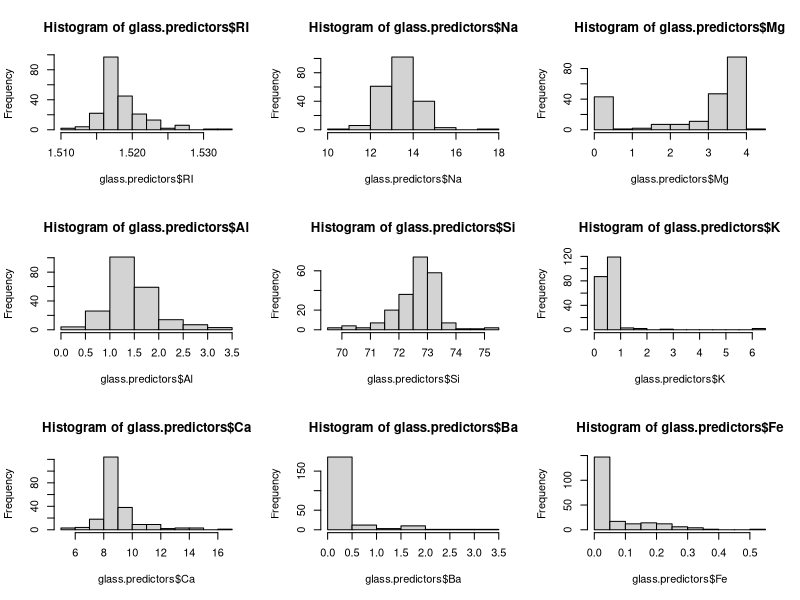
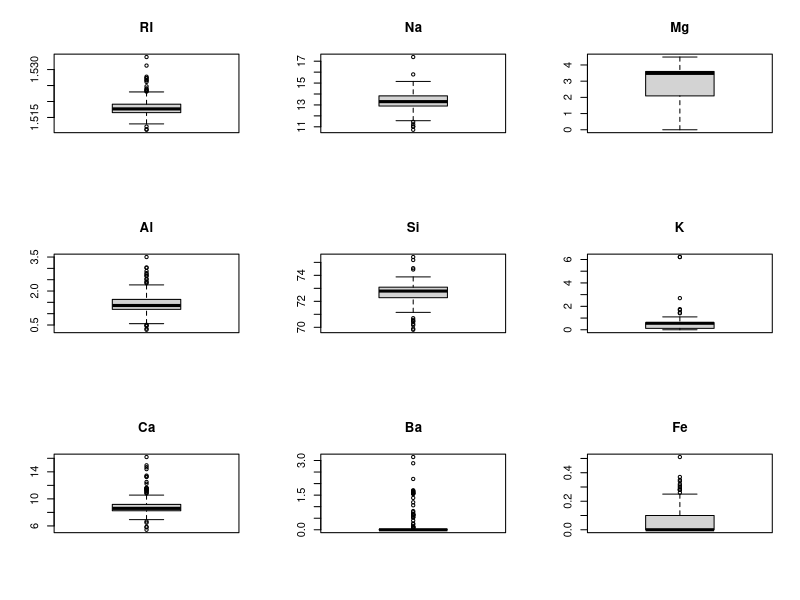
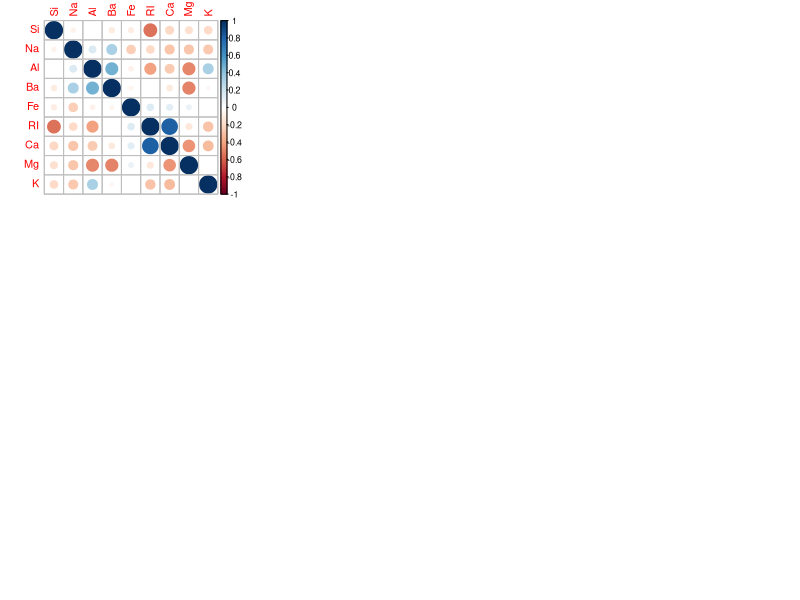

R code for these plots, in order:
## ---- chunk 1
knitr::opts_chunk$set(echo = TRUE)
## ---- chunk 2
library(mlbench)
data(Glass)
str(Glass)
## ---- chunk 3
head(Glass)
## ---- chunk 4
glass.predictors <- Glass[,-10]
## ---- chunk 5
library(e1071)
skewValues <- apply(glass.predictors, 2, skewness)
skewValues
## ---- chunk 6
par(mfrow = c(3,3))
hist(x = glass.predictors$RI)
hist(x = glass.predictors$Na)
hist(x = glass.predictors$Mg)
hist(x = glass.predictors$Al)
hist(x = glass.predictors$Si)
hist(x = glass.predictors$K)
hist(x = glass.predictors$Ca)
hist(x = glass.predictors$Ba)
hist(x = glass.predictors$Fe)
## ---- chunk 7
par(mfrow = c(3,3))
boxplot(x = glass.predictors$RI, main = "RI")
boxplot(x = glass.predictors$Na, main = "Na")
boxplot(x = glass.predictors$Mg, main = "Mg")
boxplot(x = glass.predictors$Al, main = "Al")
boxplot(x = glass.predictors$Si, main = "Si")
boxplot(x = glass.predictors$K, main = "K")
boxplot(x = glass.predictors$Ca, main = "Ca")
boxplot(x = glass.predictors$Ba, main = "Ba")
boxplot(x = glass.predictors$Fe, main = "Fe")
## ---- chunk 8
summary(glass.predictors)
## ---- chunk 9
correlations <- cor(glass.predictors)
correlations
## ---- chunk 10
library(corrplot)
corrplot(correlations, order = "hclust")
## ---- chunk 11

